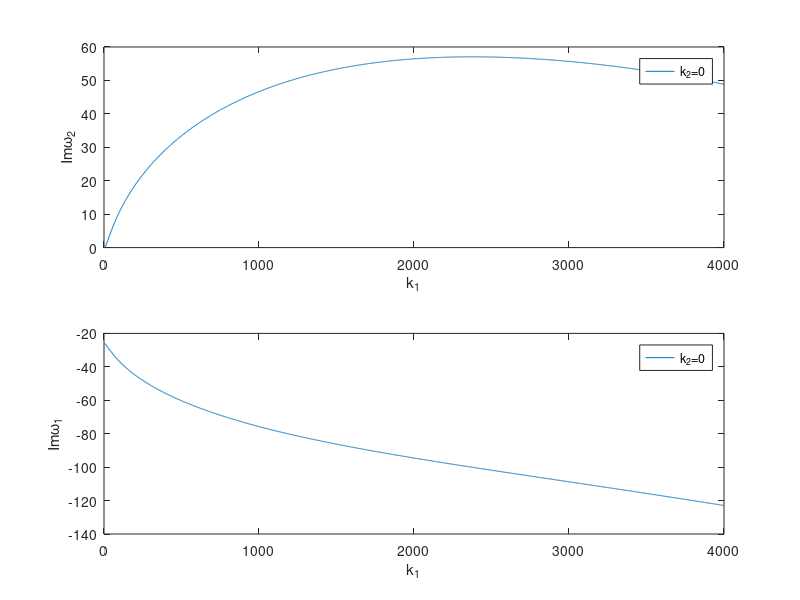

Write MATLAB code to recreate this figure.
clc
clear
figure()
Nkb=1;
B=linspace(0,0,Nkb);
for k=1:Nkb
    nu=1e-6;%kinematic viscosity \nu=\mu/\rho
    g=9.8;
    sc=deg2rad(30);
    rint=2.5e-3;
    q0=3e-5/(2*pi);
    aint=30*rint;

    hs=((3*nu*q0/(g*sin(sc)))*(1/aint))^(1/3);
    us=(1/3)*(g*sin(sc)/nu)*(hs)^2;
    Ys=3*nu/(hs)^2;
    h2=aint*cos(sc);

    D=us;
    E=hs;
    F=cos(sc);
    G=g;
    H=1/h2;
    P=0;
    Q=6*nu/(hs)^3;
    %Y=-Ys;

    N1=2000;

    A=linspace(0,4000,N1);
    %B=0;
    x1=[];
    for j=1:N1
            Y=-Ys.*(1+(hs.^2).*((A(j))^2+(H^2)*(B(k))^2));
            SQRT=(Y^2-4*E*F*G*(B(k))^2*H^2-4i*D*E*Q*A(j)-4*E*F*G*(A(j))^2)^(1/2);
            
            x1(j)=Y/2-real(SQRT)/2;
            x2(j)=Y/2+real(SQRT)/2;
    end
    %x1=Y/2-real(SQRT)/2;
    %x2=Y/2+real(SQRT)/2;


    strB{k}=['k_2=',num2str(B(k))];
    subplot(2,1,1)
    title('different k_2')
    plot(A,x2)
    legend(strB);
    xlabel('k_1')
    ylabel('Im{\omega_2}')
    hold on
    
    subplot(2,1,2)
    title('different k_2')
    plot(A,x1)
    legend(strB);
    xlabel('k_1')
    ylabel('Im{\omega_1}')
    hold on
    %xx2=x2';
    %subplot(2,1,2)
    %title('different k_2')
    %plot(log(A),x2./A)
    %legend(strB);
    %xlabel('log{k_1}')
    %ylabel('Im{\omega}/k_1')
    %hold on
    
end
